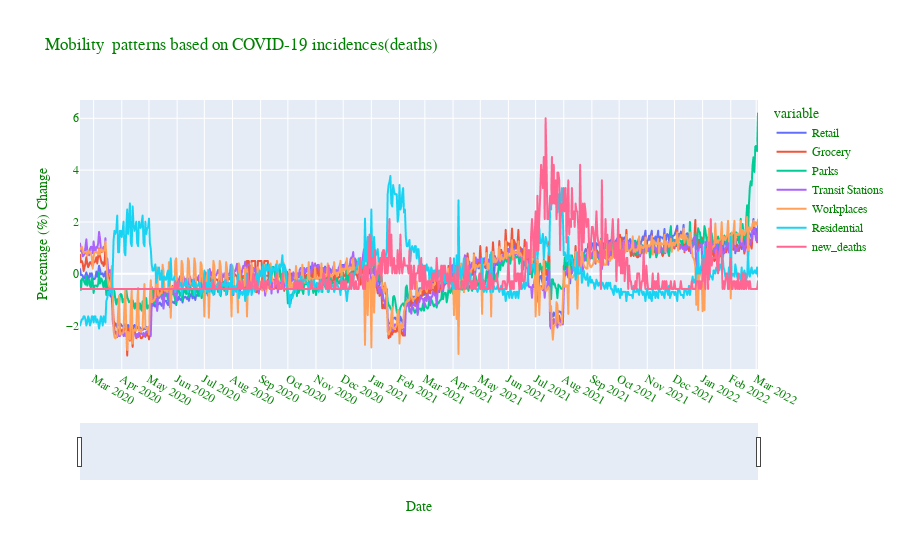

The cell this chart's notebook holds for it:
### Markdown cell above
# Based on total deaths

### Code cell
col_list2 =['Retail','Grocery','Parks','Transit Stations','Workplaces','Residential','new_deaths']

#Draw all lines
plt.figure(figsize=(12, 10))
fig = px.line(rw_mobility_update, x="date", y=col_list2,
              hover_data={"date": "|%B %d, %Y"},
              title='Percentage Change in Mobility to Places')

fig.update_xaxes(
    #M1- every two months
    dtick="M1",\
    #set up range slider
    rangeslider_visible=True) 

# Set figure title
fig.update_layout(title_text="Mobility  patterns based on COVID-19 incidences(deaths)",\
                  font=dict(family="Arial",size=12, color='green'))
#Set labels for both axes
fig.update_xaxes(title_text='Date')
fig.update_yaxes(title_text='Percentage (%) Change')
fig.show()

### Figure 1 — Plotly figure (JSON) as saved in the notebook; plotly's stock layout.template omitted (floating-point values rounded to 4 significant figures; data arrays with more than 128 entries replaced by an {"elided": "..."} marker saying what was removed)
{"data": [{"hovertemplate": "variable=Retail<br>date=%{x|%B %d, %Y}<br>value=%{y}<extra></extra>", "legendgroup": "Retail", "line": {"color": "#636efa", "dash": "solid"}, "marker": {"symbol": "circle"}, "mode": "lines", "name": "Retail", "showlegend": true, "type": "scattergl", "x": {"elided": "748 str values"}, "xaxis": "x", "y": {"elided": "748 float values"}, "yaxis": "y"}, {"hovertemplate": "variable=Grocery<br>date=%{x|%B %d, %Y}<br>value=%{y}<extra></extra>", "legendgroup": "Grocery", "line": {"color": "#EF553B", "dash": "solid"}, "marker": {"symbol": "circle"}, "mode": "lines", "name": "Grocery", "showlegend": true, "type": "scattergl", "x": {"elided": "748 str values"}, "xaxis": "x", "y": {"elided": "748 float values"}, "yaxis": "y"}, {"hovertemplate": "variable=Parks<br>date=%{x|%B %d, %Y}<br>value=%{y}<extra></extra>", "legendgroup": "Parks", "line": {"color": "#00cc96", "dash": "solid"}, "marker": {"symbol": "circle"}, "mode": "lines", "name": "Parks", "showlegend": true, "type": "scattergl", "x": {"elided": "748 str values"}, "xaxis": "x", "y": {"elided": "748 float values"}, "yaxis": "y"}, {"hovertemplate": "variable=Transit Stations<br>date=%{x|%B %d, %Y}<br>value=%{y}<extra></extra>", "legendgroup": "Transit Stations", "line": {"color": "#ab63fa", "dash": "solid"}, "marker": {"symbol": "circle"}, "mode": "lines", "name": "Transit Stations", "showlegend": true, "type": "scattergl", "x": {"elided": "748 str values"}, "xaxis": "x", "y": {"elided": "748 float values"}, "yaxis": "y"}, {"hovertemplate": "variable=Workplaces<br>date=%{x|%B %d, %Y}<br>value=%{y}<extra></extra>", "legendgroup": "Workplaces", "line": {"color": "#FFA15A", "dash": "solid"}, "marker": {"symbol": "circle"}, "mode": "lines", "name": "Workplaces", "showlegend": true, "type": "scattergl", "x": {"elided": "748 str values"}, "xaxis": "x", "y": {"elided": "748 float values"}, "yaxis": "y"}, {"hovertemplate": "variable=Residential<br>date=%{x|%B %d, %Y}<br>value=%{y}<extra></extra>", "legendgroup": "Residential", "line": {"color": "#19d3f3", "dash": "solid"}, "marker": {"symbol": "circle"}, "mode": "lines", "name": "Residential", "showlegend": true, "type": "scattergl", "x": {"elided": "748 str values"}, "xaxis": "x", "y": {"elided": "748 float values"}, "yaxis": "y"}, {"hovertemplate": "variable=new_deaths<br>date=%{x|%B %d, %Y}<br>value=%{y}<extra></extra>", "legendgroup": "new_deaths", "line": {"color": "#FF6692", "dash": "solid"}, "marker": {"symbol": "circle"}, "mode": "lines", "name": "new_deaths", "showlegend": true, "type": "scattergl", "x": {"elided": "748 str values"}, "xaxis": "x", "y": {"elided": "748 float values"}, "yaxis": "y"}], "layout": {"font": {"color": "green", "family": "Arial", "size": 12}, "legend": {"title": {"text": "variable"}, "tracegroupgap": 0}, "title": {"text": "Mobility  patterns based on COVID-19 incidences(deaths)"}, "xaxis": {"anchor": "y", "domain": [0, 1], "dtick": "M1", "rangeslider": {"visible": true}, "title": {"text": "Date"}}, "yaxis": {"anchor": "x", "domain": [0, 1], "title": {"text": "Percentage (%) Change"}}}}
